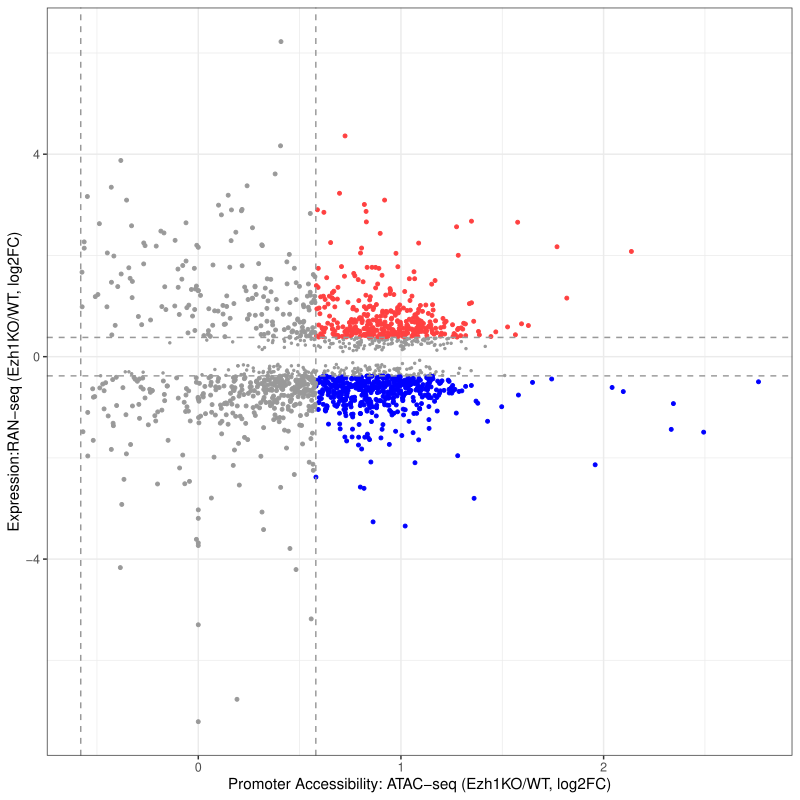

The R source for this figure:
# To generate Figure 3c 

# Load the libraries
library(ggplot2)
library(tidyverse)

setwd("path to: /Figure3c")

writeLines(capture.output(sessionInfo()),"sessionInfo.txt")

# import the data and clean the data
newdata  <- read.delim("data_figure3c.txt",sep = "\t", head = TRUE)

subMat <- filter(newdata, p.value < 0.05 ) 
subMat <- subMat[grep(pattern ="^Mir[0-9]|^Gm[0-9]|^Vmn1r[0-9]|Ppip5k1|Mirlet7f-1|[0-9]Rik$|Kcnd3os|Olfr1532-ps1|Ifna5|Speer4d|Cabp7|Spink14",
                      rownames(subMat),invert=TRUE),]

subMat$type <- c(" ")
subMat$type[subMat$type == " "] <- "A"
subMat$type[subMat$log2FC_A_ko_vs_wt > 0.58  & subMat$log2FC_R_ko_vs_wt > 0.38] <- "B"
subMat$type[subMat$log2FC_A_ko_vs_wt > 0.58  & subMat$log2FC_R_ko_vs_wt < -0.38] <- "C" 
subMat$type[subMat$log2FC_A_ko_vs_wt < -0.58 & subMat$log2FC_R_ko_vs_wt > 0.38] <- "D"  
subMat$type[subMat$log2FC_A_ko_vs_wt < -0.58 & subMat$log2FC_R_ko_vs_wt < -0.38] <- "E" 
subMat$type[subMat$log2FC_A_ko_vs_wt < 0.58 & subMat$log2FC_A_ko_vs_wt > -0.58 & subMat$log2FC_R_ko_vs_wt > 0.38] <- "F"
subMat$type[subMat$log2FC_A_ko_vs_wt < 0.58 & subMat$log2FC_A_ko_vs_wt > -0.58 & subMat$log2FC_R_ko_vs_wt < -0.38] <- "G"
subMat$type[subMat$log2FC_R_ko_vs_wt > -0.38 & subMat$log2FC_R_ko_vs_wt < 0.38 & subMat$log2FC_A_ko_vs_wt < -0.58] <- "H"

subMat_g1 <- subMat[subMat$type=="A",]
subMat_g2 <- subMat[subMat$type=="B",]
subMat_g3 <- subMat[subMat$type=="C",]
subMat_g4 <- subMat[subMat$type=="D",]
subMat_g5 <- subMat[subMat$type=="E",]
subMat_g6 <- subMat[subMat$type=="F",]
subMat_g7 <- subMat[subMat$type=="G",]
subMat_g8 <- subMat[subMat$type=="H",]

ggplot() +
  geom_point(data=subMat_g1,aes(log2FC_A_ko_vs_wt,log2FC_R_ko_vs_wt), color="#999999",size = 0.5) +
  geom_point(data=subMat_g2,aes(log2FC_A_ko_vs_wt, log2FC_R_ko_vs_wt), color="#FF4040",size = 1) +
  geom_point(data=subMat_g3,aes(log2FC_A_ko_vs_wt, log2FC_R_ko_vs_wt), color="#0000FF",size = 1) +
  geom_point(data=subMat_g6,aes(log2FC_A_ko_vs_wt, log2FC_R_ko_vs_wt), color="#999999",size = 1) +
  geom_point(data=subMat_g7,aes(log2FC_A_ko_vs_wt, log2FC_R_ko_vs_wt), color="#999999",size = 1) +
  geom_jitter() +
  labs(
    x = paste0("Promoter Accessibility: ATAC-seq (Ezh1KO/WT, log2FC)"),
    y = paste0("Expression:RAN-seq (Ezh1KO/WT, log2FC)")) +
  theme_bw() +
  theme(legend.title=element_blank())+
  theme(legend.text=element_text(size= 14),
        legend.background = element_rect(fill = "transparent", colour = "transparent")) +
  geom_hline(yintercept= 0.38, linetype = 2, color="#999999" )+
  geom_hline(yintercept=-0.38, linetype = 2, color="#999999")+
  geom_vline(xintercept = 0.58 , linetype= 2, color="#999999")+
  geom_vline(xintercept =-0.58 , linetype= 2, color="#999999")
